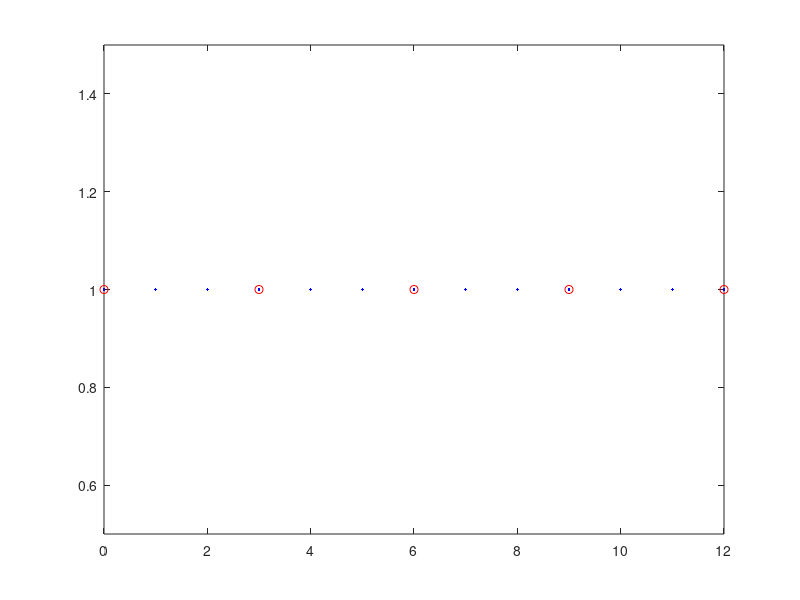
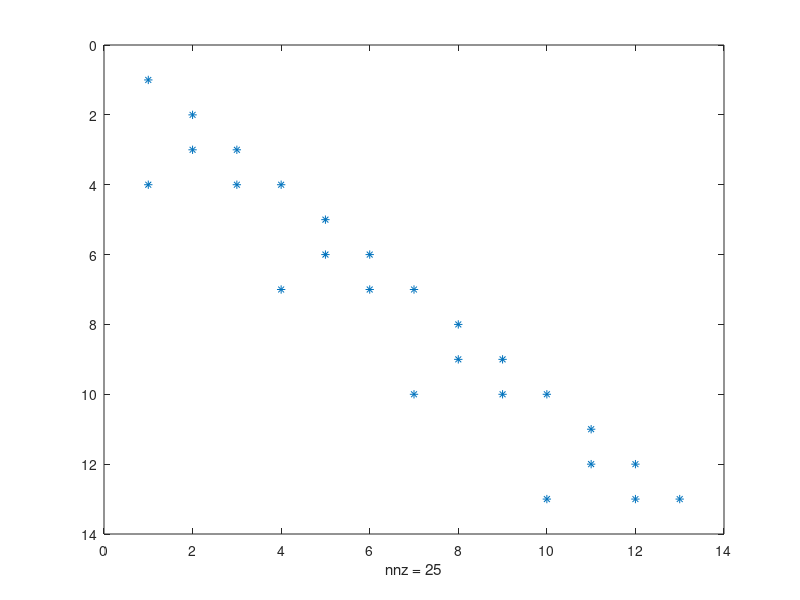

Write MATLAB code to recreate these figures, in order.
close all
clear
clc


%% ---------------------------------------------------------------
%  Parareal algorithm for linear problem:
%         y'(t) = a*y(t), t in (0,T)
%          y(t=0) = y0


% non-overlapping subdomains 2-level domain decomposition  preconditioner

global a ;
a = -1;
yExactFunction = @(t)exp(a*t);

% stability function (  y^n+1 = R(z)y^n  )
Rz = @(z) 1/(1-z);     % Backward Euler
% Rz = @(z) 1+z;       % Forward Euler

%% -----------------------------------------------------------------


% initial condition
u0 = 1;

% coarse propagator
N = 4;     %   number of coarse time intervals
T = 1;      %   T = N*Dt
Dt = T/N;   %   coarse timesteps

xt = linspace(0,T,N+1);

% fine propagator
m = 3;    % number of fine time steps in each coarse time interval
dt = Dt/m;

K = 10 % number of Parareal iterations

cmap = hsv(K); % color map

% 2-level domain decomposition initial
N_fine_nodes = m*N+1; % 11
% N_subdomains = m+1; % 6
Id = eye(N_fine_nodes);

% plot the time domain
figure
plot(0:N_fine_nodes-1,1,'.b',0:m:N_fine_nodes-1,1,'ro')
xlim([0 N_fine_nodes-1])
ylim([0.5 1.5])

%%
% syms phi F_tilde G_tilde 
% original problem matrix
phi = (1-a*dt)^-1; 
A = eye(m*N+1,m*N+1) + (-phi)*diag(ones(m*N,1),-1);

% Reduced system

% fine propagator
F_tilde = (1-a*dt)^-m;

% coarse propagator
G_tilde = (1-a*Dt)^-1;



% Uk_0 = zeros(m*N,1);
% Uk_0(1) = u0;

rhs0 = [u0; zeros(m*N,1)];
% rhs = [u0; phi*u0;-G_tilde*u0;phi*U(3);-G_tilde*U(3)];


% exact solution

ttrue = linspace(0,T,N*m+1);
pick = 1:m:N*m+1;

uF_true = A\rhs0;

% reduced matrix
A_tilde = eye(N+1,N+1) + (-F_tilde)*diag(ones(N,1),-1);
% A_tilde = eye(m*N+1,m*N+1) + (-F_tilde)*diag(ones(m*N,1),-1);

% approximate reduced matrix
B = eye(N+1,N+1) + (-G_tilde)*diag(ones(N,1),-1);




% coarse space initial
indice_R_coarse  = 0:m:m*N;
R = zeros(length(indice_R_coarse),N_fine_nodes);
for i = 1:length(indice_R_coarse)
    R(i,indice_R_coarse(i)+1) = 1;
end

% first subdomain  Omega_1 = {0}
R1 = zeros(1,N_fine_nodes);
R1(1) = 1;
A1 = R1*A*R1';

% define nodes in other subdomains
N_nodes_subdomain = m;
indice_R_subdomains = zeros(N,N_nodes_subdomain);
for i =1:N
    indice_R_subdomains(i,:) =  (i-1)*m+1:(i-1)*m+m;
end

% Omega_2 = {1,2} Omega_3 = {3,4}
R2_end = zeros(N*N_nodes_subdomain,N_fine_nodes) ;
for i = 1:N
    for j = 1:N_nodes_subdomain
        R2_end(N_nodes_subdomain*(i-1)+j,indice_R_subdomains(i)+j) = 1;
    end
end

R_sub = [];       % restriction matrices
A_sub = [];       % sub-matrices
for i = 2: N+1
    R_sub{i} = R2_end(N_nodes_subdomain*(i-2)+1:N_nodes_subdomain*(i-2)+N_nodes_subdomain,:);
    A_sub{i} = R_sub{i}*A*R_sub{i}';
end

% define 2-level domain decomposition multiplicative preconditioner
P = R1'*A1*R1;
for i = 2:N+1
    P = P + R_sub{i}'*A_sub{i}*R_sub{i};
end

%Multiplicative
M = P*(R'*B*R +  Id-R'*R);

%Additive
% M = P + (R'*B*R - R'*R)

% preconditioned stationary iteration
% U^(k+1) = U^(k) + M^(-1)*( f-A*U^(k)) )




%----------------------------------------
%FCF-relaxation
% (eye(n)-P^-1*A)*(eye(n)-M^-1*A)

% %F-relaxation
% F_relax_error_propagation = eye(N_fine_nodes)-M^-1*A
figure
spy(M)
% figure
% spy(F_relax_error_propagation)
% %FFCF-relaxation
% % (eye(n)-P^-1*A)*(eye(n)-P^-1*A)*(eye(n)-M^-1*A)
% 
% figure
% F_relax_error_propagation_coarse = F_relax_error_propagation(1:m:end,1:m:end)
% spy(F_relax_error_propagation_coarse)
% 
% eig(F_relax_error_propagation_coarse)
% 
% E = F_relax_error_propagation_coarse
%  
% E_trans_E = E'*E
%  eig(E_trans_E)



